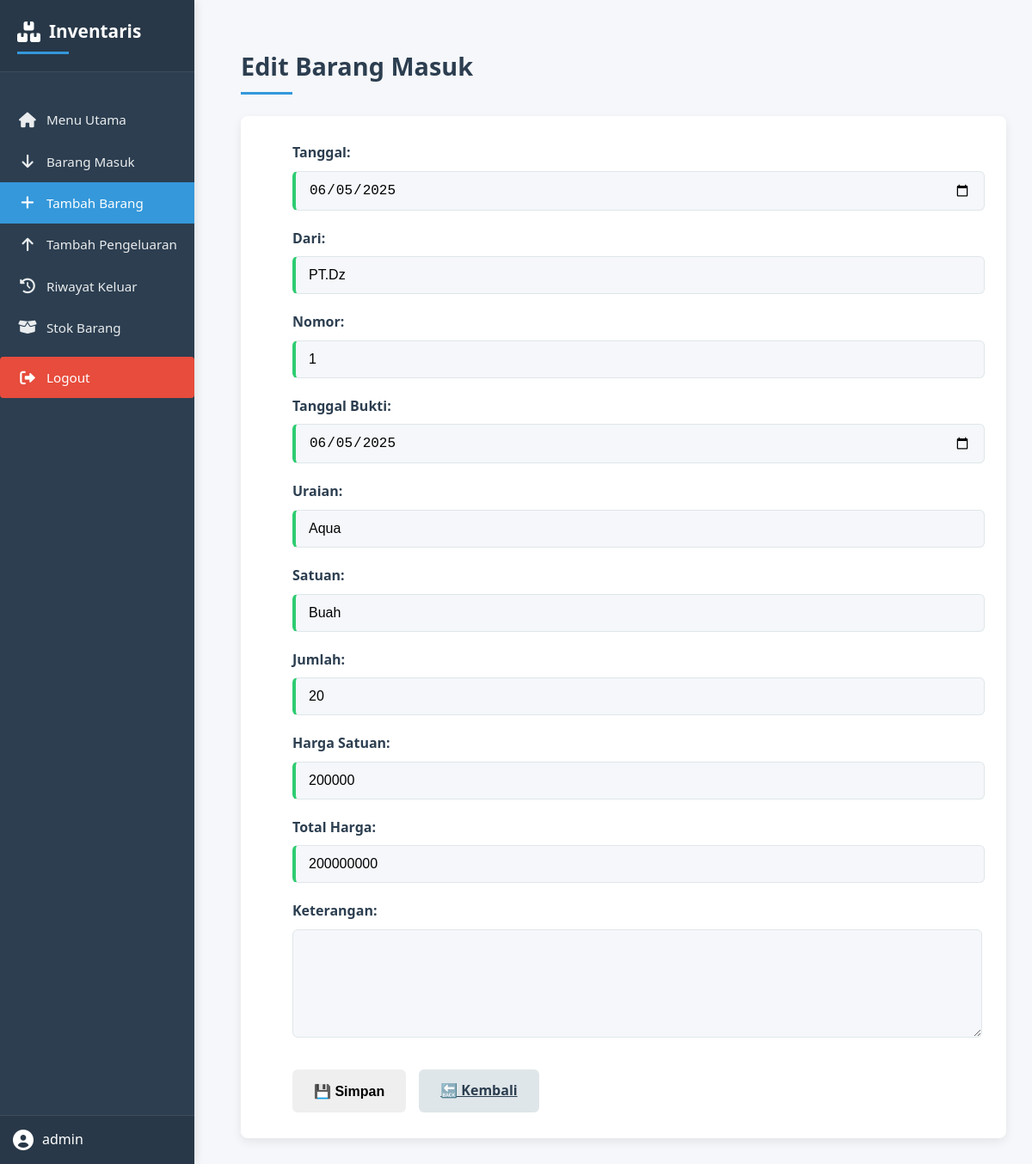
The page /barang/edit/2 (signed in) on the database its author committed.
### tables this page shows
CREATE TABLE barang (
            id INTEGER PRIMARY KEY AUTOINCREMENT,
            tanggal TEXT,
            dari TEXT,
            nomor TEXT,
            tanggal_bukti TEXT,
            uraian TEXT,
            satuan TEXT,
            jumlah INTEGER,
            harga_satuan INTEGER,
            total_harga INTEGER,
            keterangan TEXT
        );

### app.py (the view)
@app.route('/barang/edit/<int:id>', methods=['GET', 'POST'])
def barang_edit(id):
    if 'username' not in session:
        return redirect(url_for('login'))
    with sqlite3.connect(DATABASE) as conn:
        cur = conn.cursor()
        if request.method == 'POST':
            cur.execute("SELECT uraian, jumlah FROM barang WHERE id=?", (id,))
            old_data = cur.fetchone()
            old_uraian, old_jumlah = old_data if old_data else ("", 0)
            tanggal = request.form['tanggal']
            dari = request.form['dari']
            nomor = request.form['nomor']
            tanggal_bukti = request.form['tanggal_bukti']
            uraian = request.form['uraian']
            satuan = request.form['satuan']
            jumlah = int(request.form['jumlah'])
            harga_satuan = int(request.form['harga_satuan'])
            total_harga = int(request.form['total_harga'])
            keterangan = request.form['keterangan']
            if old_uraian == uraian:
                cur.execute("UPDATE stok SET jumlah = jumlah - ? WHERE nama = ?", (old_jumlah, old_uraian))
                cur.execute("UPDATE stok SET jumlah = jumlah + ? WHERE nama = ?", (jumlah, uraian))
            else:
                cur.execute("UPDATE stok SET jumlah = jumlah - ? WHERE nama = ?", (old_jumlah, old_uraian))
                cur.execute("SELECT * FROM stok WHERE nama=?", (uraian,))
                existing = cur.fetchone()
                if existing:
                    cur.execute("UPDATE stok SET jumlah = jumlah + ? WHERE nama = ?", (jumlah, uraian))
                else:
                    cur.execute("INSERT INTO stok (nama, satuan, jumlah) VALUES (?, ?, ?)", (uraian, satuan, jumlah))
            cur.execute('''
                UPDATE barang SET
                    tanggal=?, dari=?, nomor=?, tanggal_bukti=?,
                    uraian=?, satuan=?, jumlah=?, harga_satuan=?,
                    total_harga=?, keterangan=? WHERE id=?
            ''', (tanggal, dari, nomor, tanggal_bukti, uraian, satuan, jumlah, harga_satuan, total_harga, keterangan, id))
            conn.commit()
            return redirect(url_for('barang_list'))
        else:
            cur.execute("SELECT * FROM barang WHERE id=?", (id,))
            row = cur.fetchone()
            return render_template('form_barang.html', data=row)

### templates/form_barang.html (shortened to what this page needs)
<!DOCTYPE html>
<html>
<head>
    <link rel="stylesheet" href="{{ url_for('static', filename='form_barang.css') }}">
    <link rel="stylesheet" href="https://cdnjs.cloudflare.com/ajax/libs/font-awesome/6.0.0/css/all.min.css">
</head>
<body>
    <nav class="sidebar">
        <div class="sidebar-header">
            <h2><i class="fas fa-boxes"></i> Inventaris</h2>
        </div>
        <ul class="sidebar-menu">
            <li><a href="{{ url_for('index') }}"><i class="fas fa-home"></i> <span>Menu Utama</span></a></li>
            <li><a href="{{ url_for('barang_list') }}"><i class="fas fa-arrow-down"></i> <span>Barang Masuk</span></a></li>
            <li class="active"><a href="{{ url_for('barang_tambah') }}"><i class="fas fa-plus"></i> <span>Tambah Barang</span></a></li>
            <li><a href="{{ url_for('pengeluaran_tambah') }}"><i class="fas fa-arrow-up"></i> <span>Tambah Pengeluaran</span></a></li>
            <li><a href="{{ url_for('list_pengeluaran') }}"><i class="fas fa-history"></i> <span>Riwayat Keluar</span></a></li>
            <li><a href="{{ url_for('stok_barang') }}"><i class="fas fa-box-open"></i> <span>Stok Barang</span></a></li>
            <li class="logout-link"><a href="{{ url_for('logout') }}"><i class="fas fa-sign-out-alt"></i> <span>Logout</span></a></li>
        </ul>
        <div class="sidebar-footer">
            <div class="user-info">
                <i class="fas fa-user-circle"></i>
                <span>{{ session['username'] }}</span>
            </div>
        </div>
    </nav>
<div class="container">
    <h2>{{ 'Edit' if data else 'Tambah' }} Barang Masuk</h2>
    <form method="POST">
        <div class="form-group">
            <label>Tanggal:</label>
            <input type="date" name="tanggal" value="{{ data[1] if data else '' }}" required>
        </div>
        <div class="form-group">
            <label>Dari:</label>
            <input type="text" name="dari" value="{{ data[2] if data else '' }}" required>
        </div>
        <div class="form-group">
            <label>Nomor:</label>
            <input type="text" name="nomor" value="{{ data[3] if data else '' }}" required>
        </div>
        <div class="form-group">
            <label>Tanggal Bukti:</label>
            <input type="date" name="tanggal_bukti" value="{{ data[4] if data else '' }}" required>
        </div>
        <div class="form-group">
            <label>Uraian:</label>
            <input type="text" name="uraian" value="{{ data[5] if data else '' }}" required>
        </div>
        <div class="form-group">
            <label>Satuan:</label>
            <input type="text" name="satuan" value="{{ data[6] if data else '' }}" required>
        </div>
        <div class="form-group">
            <label>Jumlah:</label>
            <input type="number" name="jumlah" value="{{ data[7] if data else '' }}" required>
        </div>
        <div class="form-group">
            <label>Harga Satuan:</label>
            <input type="number" name="harga_satuan" value="{{ data[8] if data else '' }}" required>
        </div>
        <div class="form-group">
            <label>Total Harga:</label>
            <input type="number" name="total_harga" value="{{ data[9] if data else '' }}" required>
        </div>
        <div class="form-group">
            <label>Keterangan:</label>
            <textarea name="keterangan">{{ data[10] if data else '' }}</textarea>
        </div>
        <div class="button-group">
            <button type="submit" class="btn">💾 Simpan</button>
            <a href="{{ url_for('barang_list') }}" class="btn btn-secondary">🔙 Kembali</a>
        </div>
    </form>
</div>
</body>
</html>

### static/form_barang.css (style rules this page uses)
:root { --primary-color: #3498db; --secondary-color: #2ecc71; --danger-color: #e74c3c; --warning-color: #f39c12; --dark-color: #2c3e50; --light-color: #ecf0f1; --gray-light: #f5f7fa; --gray-medium: #dfe6e9; --gray-dark: #b2bec3; }
body { font-family: 'Segoe UI', Tahoma, Geneva, Verdana, sans-serif; background-color: var(--gray-light); color: var(--dark-color); line-height: 1.6; margin: 0; padding: 0; }
.sidebar { width: var(--sidebar-width); background-color: var(--dark-color); color: white; position: fixed; height: 100%; transition: width var(--transition-speed); overflow: hidden; z-index: 1000; box-shadow: 2px 0 10px rgba(0, 0, 0, 0.1); }
.sidebar-header { padding: 20px; background-color: rgba(0, 0, 0, 0.1); display: flex; align-items: center; border-bottom: 1px solid rgba(255, 255, 255, 0.1); }
.sidebar-header h2 { margin: 0; font-size: 1.3rem; display: flex; align-items: center; color: white; font-weight: 600; }
.sidebar-header i { margin-right: 10px; font-size: 1.5rem; }
.sidebar-menu { list-style: none; padding: 15px 0; }
.sidebar-menu li { position: relative; }
.sidebar-menu li a { display: flex; align-items: center; padding: 12px 20px; color: rgba(255, 255, 255, 0.9); text-decoration: none; transition: all 0.3s; font-size: 0.95rem; font-weight: 500; }
.sidebar-menu li a i { margin-right: 10px; font-size: 1.1rem; width: 24px; text-align: center; }
.sidebar-menu li.active a { background-color: var(--primary-color); color: white; }
.sidebar-footer { position: absolute; bottom: 0; width: 100%; padding: 15px; background-color: rgba(0, 0, 0, 0.1); border-top: 1px solid rgba(255, 255, 255, 0.1); }
.user-info { display: flex; align-items: center; color: white; }
.user-info i { font-size: 1.5rem; margin-right: 10px; }
.logout-link a { color: white !important; background-color: var(--danger-color) !important; margin-top: 10px; border-radius: 4px; }
.container { margin-left: 250px; padding: 30px; transition: margin-left 0.3s; }
h2 { color: var(--dark-color); margin-bottom: 25px; font-size: 1.8rem; position: relative; padding-bottom: 10px; }
h2::after { content: ''; position: absolute; bottom: 0; left: 0; width: 60px; height: 3px; background-color: var(--primary-color); }
form { background-color: white; padding: 30px 60px; border-radius: 8px; box-shadow: 0 4px 12px rgba(0, 0, 0, 0.08); max-width: 860px; margin: 0 auto; }
.form-group { margin-bottom: 20px; }
.form-group label { display: block; margin-bottom: 8px; font-weight: 600; color: var(--dark-color); }
.form-group input[type="text"], .form-group input[type="number"], .form-group input[type="date"], .form-group textarea, .form-group select { width: 100%; padding: 12px 15px; border: 1px solid var(--gray-medium); border-radius: 6px; font-size: 1rem; transition: border-color 0.3s, box-shadow 0.3s; background-color: var(--gray-light); }
.form-group textarea { min-height: 100px; resize: vertical; }
.button-group { display: flex; gap: 15px; margin-top: 30px; }
.btn { padding: 12px 25px; border: none; border-radius: 6px; font-size: 1rem; font-weight: 600; cursor: pointer; transition: all 0.3s; display: inline-flex; align-items: center; justify-content: center; gap: 8px; }
.btn-secondary { background-color: var(--gray-medium); color: var(--dark-color); }
input:required:valid, textarea:required:valid { border-left: 4px solid var(--secondary-color); }
form { animation: fadeIn 0.5s ease-out; }
.form-group { animation: fadeIn 0.5s ease-out; animation-fill-mode: both; }
.form-group:nth-child(1) { animation-delay: 0.1s; }
.form-group:nth-child(2) { animation-delay: 0.2s; }
.form-group:nth-child(3) { animation-delay: 0.3s; }
.form-group:nth-child(4) { animation-delay: 0.4s; }
.form-group:nth-child(5) { animation-delay: 0.5s; }
.form-group:nth-child(6) { animation-delay: 0.6s; }
.form-group:nth-child(7) { animation-delay: 0.7s; }
.form-group:nth-child(8) { animation-delay: 0.8s; }
.form-group:nth-child(9) { animation-delay: 0.9s; }
.form-group:nth-child(10) { animation-delay: 1s; }

### rows shown on the page
barang: tanggal "06/05/2025", dari "PT.Dz", nomor "1", tanggal_bukti "06/05/2025", uraian "Aqua", satuan "Buah", jumlah "20", harga_satuan "200000", total_harga "200000000"

### other values the page prints
{{ session['username'] }} "admin"
{{ 'Edit' if data else 'Tambah' }} "Edit"
